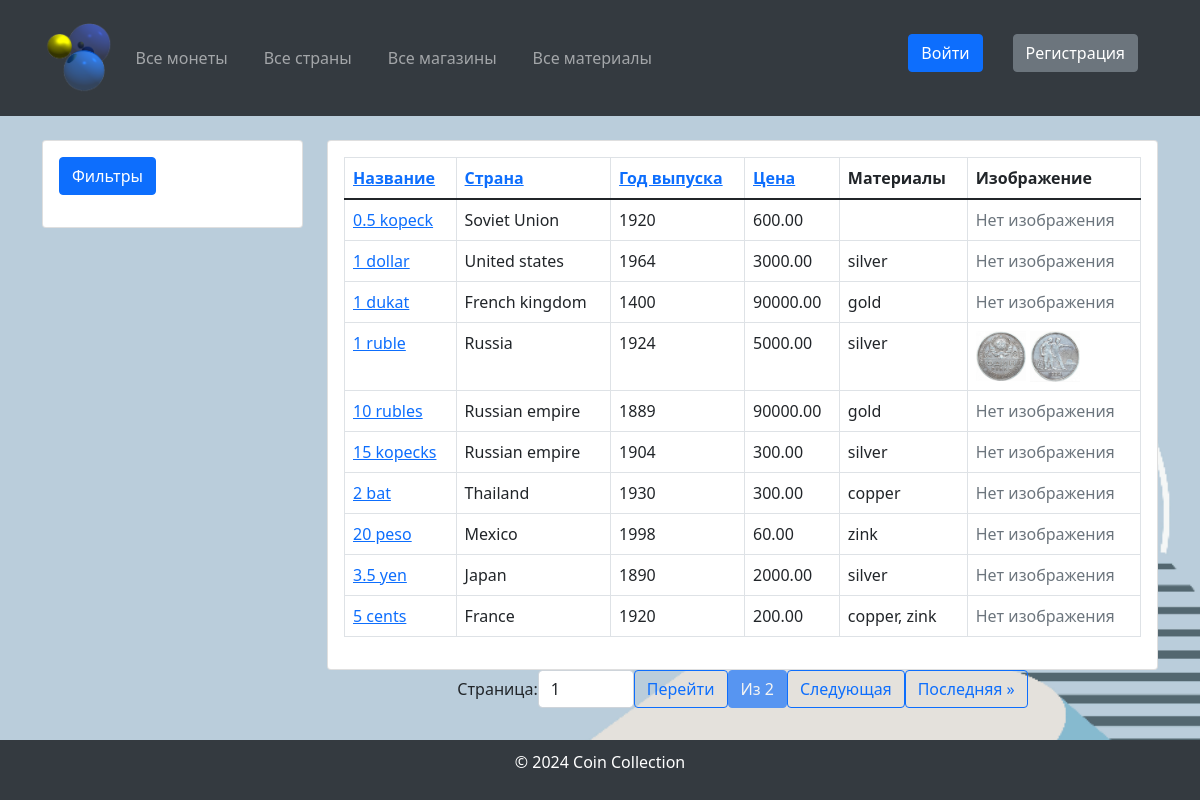
The app's page /, older data.
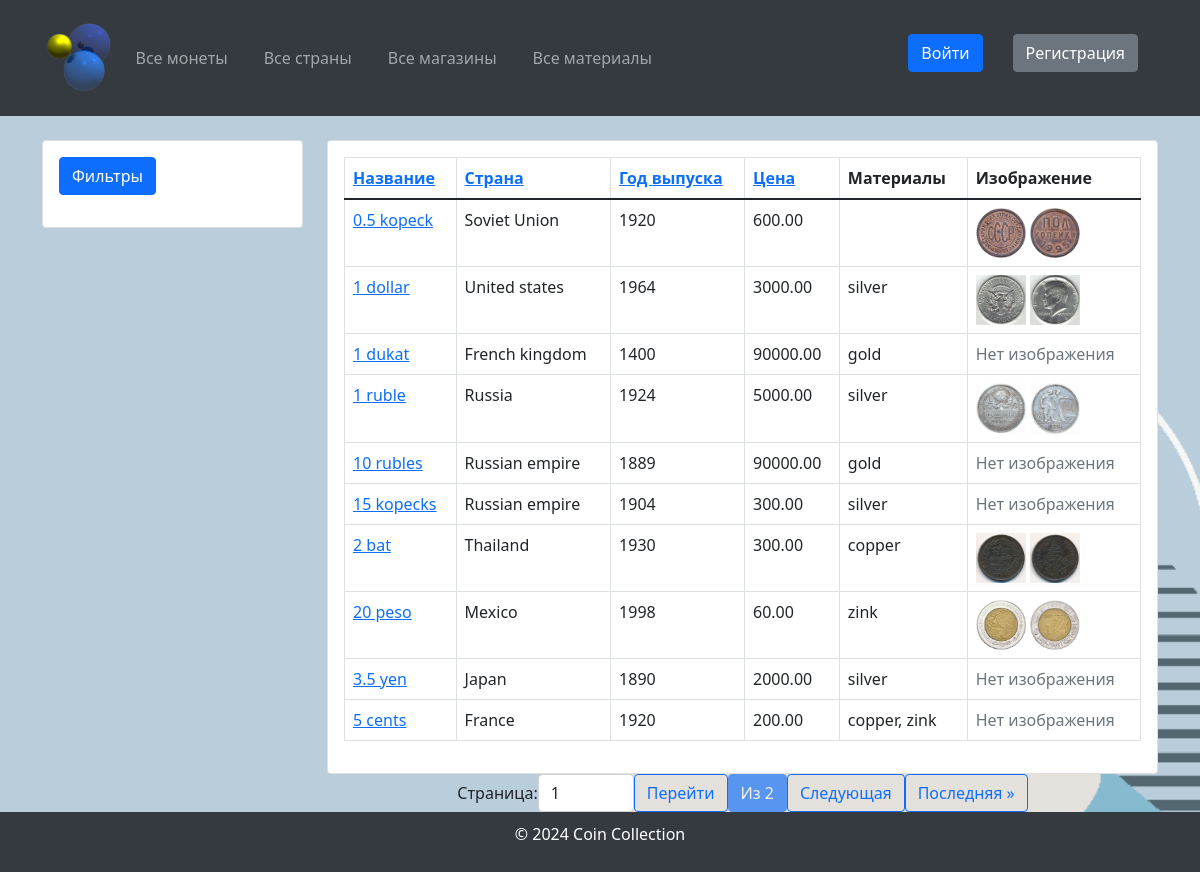
The same page, newer data.
### coindb/models.py (models this page shows, shortened)
class Coin(models.Model):
    name = models.CharField(max_length=255, verbose_name="Coin Name")
    country = models.ForeignKey(Country, on_delete=models.SET_NULL, blank=True, null=True,
                                verbose_name="Country of Origin")
    year = models.IntegerField(verbose_name="Year of Issue", null=True, blank=True)
    material = models.ManyToManyField(Material, verbose_name="Coin Material", null=True, blank=True)
    price = models.DecimalField(max_digits=10, decimal_places=2, verbose_name="Coin Price")
    imageObverse = models.ImageField(upload_to="coins/", verbose_name="Coin Obverse Image", blank=True, null=True)
    imageReverse = models.ImageField(upload_to="coins/", verbose_name="Coin Reverse Image", blank=True, null=True)
    shop = models.ForeignKey('Shop', on_delete=models.SET_NULL, null=True, blank=True, verbose_name="Shop",
                             related_name="coins")
    class Meta:
        verbose_name = "Coin"
        verbose_name_plural = "Coins"

class Country(models.Model):
    CONTINENT_CHOICES = [
        ("Africa", "Africa"),
        ("Asia", "Asia"),
        ("Europe", "Europe"),
        ("North America", "North America"),
        ("South America", "South America"),
        ("Antarctica", "Antarctica"),
        ("Australia", "Australia"),
    ]
    name = models.CharField(max_length=255, verbose_name="Country Name")
    continent = models.CharField(max_length=20, choices=CONTINENT_CHOICES, verbose_name="Continent")
    code = models.CharField(max_length=10, verbose_name="Country Code", unique=True)
    class Meta:
        verbose_name = "Country"
        verbose_name_plural = "Countries"
    def __str__(self):
        return self.name

class Material(models.Model):
    name = models.CharField(max_length=255, verbose_name="Material Name")
    price = models.DecimalField(max_digits=10, decimal_places=2, verbose_name="Material Price")
    class Meta:
        verbose_name = "Material"
        verbose_name_plural = "Materials"
    def __str__(self):
        return self.name

### coindb/views.py (the view)
# urls.py: path('', views.CoinListView.as_view(), name='coin_list'),
class CoinListView(ListView):
    model = Coin
    template_name = 'coin/coin_list.html'
    context_object_name = 'coins'
    filterset_class = CoinFilterSet
    paginate_by = 10
    def get_queryset(self):
        queryset = super().get_queryset()
        coin_filter = CoinFilterSet(self.request.GET, queryset=queryset)
        queryset = coin_filter.qs
        sort_field = self.request.GET.get('sort', 'name')
        order = self.request.GET.get('order', 'asc')
        if order == 'desc':
            sort_field = f'-{sort_field}'
        queryset = queryset.order_by(sort_field)
        return queryset
    def get_context_data(self, **kwargs):
        context = super().get_context_data(**kwargs)
        queryset = self.get_queryset()
        paginator = Paginator(queryset, self.paginate_by)
        page_number = self.request.GET.get('page')
        page_obj = paginator.get_page(page_number)
        context['page_obj'] = page_obj
        context['filter'] = CoinFilterSet(self.request.GET, queryset=queryset)
        return context

### templates/coin/coin_list.html (shortened to what this page needs)
{% extends 'base.html' %}
{% load bootstrap5 %}
{% block sidebar %}
    <div class="col-md-12 mb-4">
        <div class="card">
            <div class="card-body">
                <button class="btn btn-primary mb-3" type="button" data-bs-toggle="collapse" data-bs-target="#filterCollapse" aria-expanded="false" aria-controls="filterCollapse">
                    Фильтры
                </button>
            </div>
        </div>
    </div>
{% endblock %}
{% block content %}
    <div class="card">
        <div class="card-body">
            <table class="table table-bordered">
                <thead>
                <tr>
                    <th>
                        <a href="?sort=name{% if request.GET.sort == 'name' and request.GET.order != 'desc' %}&order=desc{% endif %}">
                            Название
                        </a>
                    </th>
                    <th>
                        <a href="?sort=country{% if request.GET.sort == 'country' and request.GET.order != 'desc' %}&order=desc{% endif %}">
                            Страна
                        </a>
                    </th>
                    <th>
                        <a href="?sort=year{% if request.GET.sort == 'year' and request.GET.order != 'desc' %}&order=desc{% endif %}">
                            Год выпуска
                        </a>
                    </th>
                    <th>
                        <a href="?sort=price{% if request.GET.sort == 'price' and request.GET.order != 'desc' %}&order=desc{% endif %}">
                            Цена
                        </a>
                    </th>
                    <th>Материалы</th>
                    <th>Изображение</th>
                </tr>
                </thead>
                <tbody>
                {% for coin in coins %}
                    <tr>
                        <td><a href="{% url 'coin_detail' coin.id %}">{{ coin.name }}</a></td>
                        <td>{{ coin.country.name }}</td>
                        <td>{{ coin.year }}</td>
                        <td>{{ coin.price }}</td>
                        <td>
                            {% for material in coin.material.all %}
                                {{ material.name }}{% if not forloop.last %}, {% endif %}
                            {% endfor %}
                        </td>
                        <td>
                            {% if coin.imageObverse %}
                                <img src="{{ coin.imageObverse.url }}" alt="{{ coin.name }}" width="50">
                            {% endif %}
                            {% if coin.imageReverse %}
                                <img src="{{ coin.imageReverse.url }}" alt="{{ coin.name }}" width="50">
                            {% endif %}
                            {% if not coin.imageObverse and not coin.imageReverse %}
                                <span class="text-muted">Нет изображения</span>
                            {% endif %}
                        </td>
                    </tr>
                {% empty %}
                    <tr>
                        <td colspan="6" class="text-center">Монеты не найдены</td>
                    </tr>
                {% endfor %}
                </tbody>
            </table>
        </div>
    </div>
    <div class="pagination justify-content-center">
        <form method="get" class="d-inline-flex align-items-center">
            <label for="page-input" class="mr-2">Страница:</label>
            <input type="number" id="page-input" name="page" value="{{ page_obj.number }}" min="1"
                   max="{{ page_obj.paginator.num_pages }}" class="form-control w-auto" style="width: 80px;">
            <button type="submit" class="btn btn-outline-primary ml-2">Перейти</button>
        </form>
        <span class="btn btn-primary disabled ml-2">Из {{ page_obj.paginator.num_pages }}</span>
        {% if page_obj.has_next %}
            <a href="?page={{ page_obj.next_page_number }}{% if request.GET.sort %}&sort={{ request.GET.sort }}{% endif %}{% if request.GET.order %}&order={{ request.GET.order }}{% endif %}"
               class="btn btn-outline-primary">Следующая</a>
            <a href="?page={{ page_obj.paginator.num_pages }}{% if request.GET.sort %}&sort={{ request.GET.sort }}{% endif %}{% if request.GET.order %}&order={{ request.GET.order }}{% endif %}"
               class="btn btn-outline-primary">Последняя &raquo;</a>
        {% endif %}
    </div>
{% endblock %}

### templates/base.html (shortened to what this page needs)
<!DOCTYPE html>
<html lang="ru">
<head>
    <link href="https://cdn.jsdelivr.net/npm/bootstrap@5.1.3/dist/css/bootstrap.min.css" rel="stylesheet">
    <link href="https://cdnjs.cloudflare.com/ajax/libs/font-awesome/5.15.4/css/all.min.css" rel="stylesheet">
</head>
<body>
<header>
    <div class="container">
        <nav class="navbar navbar-expand-lg navbar-dark">
            <a class="navbar-brand" href="{% url 'coin_list' %}">
                <img src="/media/logo.png" alt="Монеты" style="height: 70px;">
            </a>
            <div class="collapse navbar-collapse" id="navbarNav">
                <ul class="navbar-nav me-auto">
                    <li class="nav-item">
                        <a class="nav-link" href="{% url 'coin_list' %}">Все монеты</a>
                    </li>
                    <li class="nav-item">
                        <a class="nav-link" href="{% url 'country_list' %}">Все страны</a>
                    </li>
                    <li class="nav-item">
                        <a class="nav-link" href="{% url 'shop_list' %}">Все магазины</a>
                    </li>
                    <li class="nav-item">
                        <a class="nav-link" href="{% url 'material_list' %}">Все материалы</a>
                    </li>
                </ul>
                <ul class="navbar-nav ml-auto d-flex align-items-center">
                    {% if user.is_authenticated %}
                        {% if request.resolver_match.url_name == 'coin_list' %}
                            <li class="nav-item">
                                <a href="{% url 'coin_create' %}" class="btn btn-success ml-3">Добавить монету</a>
                            </li>
                        {% elif request.resolver_match.url_name == 'country_list' %}
                            <li class="nav-item">
                                <a href="{% url 'country_create' %}" class="btn btn-success ml-3">Добавить страну</a>
                            </li>
                        {% elif request.resolver_match.url_name == 'shop_list' %}
                            <li class="nav-item">
                                <a href="{% url 'shop_create' %}" class="btn btn-success ml-3">Добавить магазин</a>
                            </li>
                        {% elif request.resolver_match.url_name == 'material_list' %}
                            <li class="nav-item">
                                <a href="{% url 'material_create' %}" class="btn btn-success ml-3">Добавить материал</a>
                            </li>
                        {% endif %}
                        <li class="nav-item">
                            <a href="{% url 'profile' %}"
                               class="btn btn-primary ml-3"><strong>{{ user.username }}</strong></a>
                        </li>
                        <li class="nav-item">
                            <a href="{% url 'logout' %}" class="btn btn-danger ml-3">Выйти</a>
                        </li>
                    {% else %}
                        <div class="auth-buttons">
                            <li class="nav-item">
                                <a href="{% url 'login' %}" class="btn btn-primary ml-3">Войти</a>
                            </li>
                            <li class="nav-item">
                                <a href="{% url 'signup' %}" class="btn btn-secondary ml-3">Регистрация</a>
                            </li>
                        </div>
                    {% endif %}
                </ul>
            </div>
        </nav>
    </div>
</header>
<main class="container mt-4">
    <div class="row">
        <aside class="col-md-3">
            {% block sidebar %}{% endblock %}
        </aside>
        <section class="col-md-9">
            {% block content %}{% endblock %}
        </section>
    </div>
</main>
<footer>
    <p>&copy; 2024 Coin Collection</p>
</footer>
</body>
</html>

### templates/base.html (style rules this page uses)
body, html { display: flex; flex-direction: column; min-height: 100vh; margin: 0; }
main { flex-grow: 1; }
footer { background-color: #343a40; color: #fff; padding: 10px 0; text-align: center; }
body { background-image: url("/media/background.png"); background-size: cover; background-repeat: no-repeat; background-position: center; }
header { background-color: #343a40; color: #fff; padding: 10px 0; }
header a { color: #fff; text-decoration: none; margin-right: 20px; }
.auth-buttons { margin-left: auto; display: flex; flex-wrap: wrap; gap: 10px; }
.auth-buttons .nav-item { margin-bottom: 10px; }

Row changes from the older to the newer data that the page shows:
changed Coin "0.5 kopeck": imageObverse: picture added; imageReverse: picture added; no longer shows "Нет изображения"
changed Coin "1 dollar": imageObverse: picture added; imageReverse: picture added; no longer shows "Нет изображения"
changed Coin "2 bat": imageObverse: picture added; imageReverse: picture added; no longer shows "Нет изображения"
changed Coin "20 peso": imageObverse: picture added; imageReverse: picture added; no longer shows "Нет изображения"
